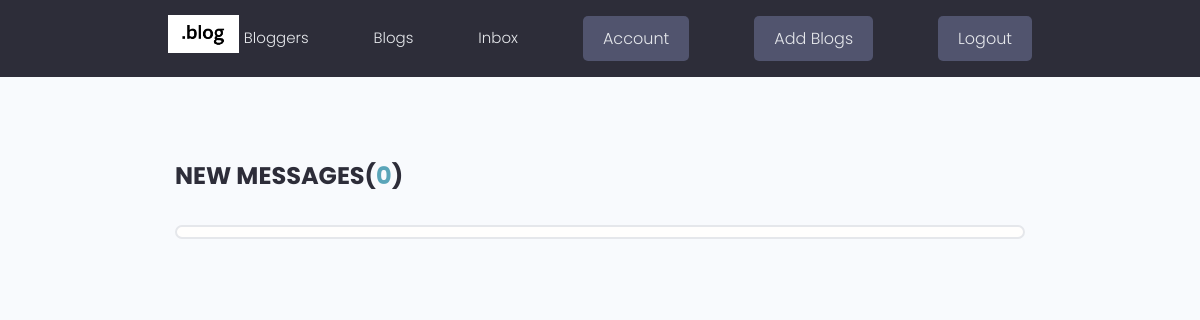
Page /inbox/ (signed in) on the earlier database version.
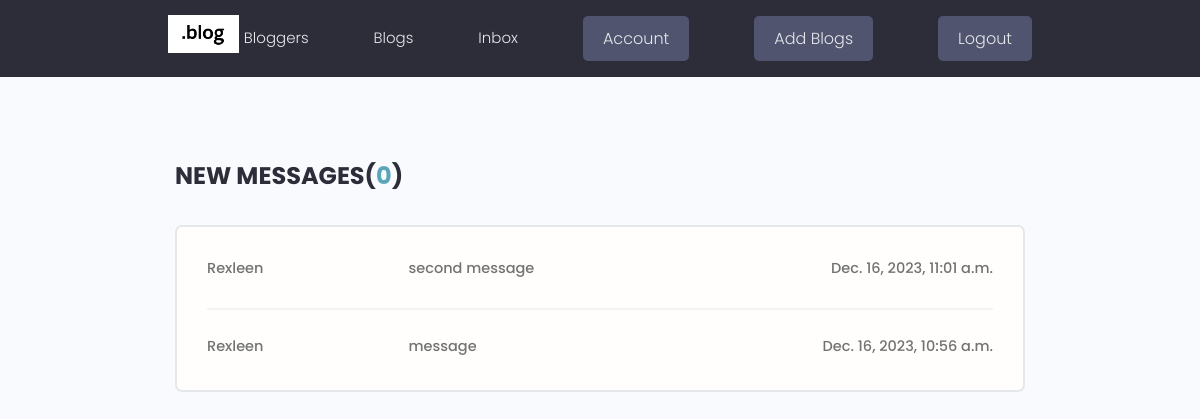
Same page on the later database version.
### users/models.py (models this page shows, shortened)
class Message(models.Model):
    sender = models.ForeignKey(
        Profile, on_delete=models.SET_NULL, null=True, blank=True)
    recipient = models.ForeignKey(
        Profile, on_delete=models.SET_NULL, null=True, blank=True, related_name="messages")
    name = models.CharField(max_length=200, null=True, blank=True)
    email = models.EmailField(max_length=200, null=True, blank=True)
    subject = models.CharField(max_length=200, null=True, blank=True)
    body = models.TextField()
    is_read = models.BooleanField(default=False, null=True)
    created = models.DateTimeField(auto_now_add=True)
    id = models.UUIDField(default=uuid.uuid4, unique=True,
                          primary_key=True, editable=False)
    class Meta:
        ordering = ['is_read', '-created']

### users/views.py (the view)
# urls.py: path('inbox/', views.inbox, name="inbox"),
@login_required(login_url='login')
def inbox(request):
    profile = request.user.profile
    messageRequests = profile.messages.all()
    unreadCount = messageRequests.filter(is_read=False).count()
    context = {'messageRequests': messageRequests, 'unreadCount': unreadCount}
    return render(request, 'users/inbox.html', context)

### users/templates/users/inbox.html
{% extends 'core/base.html' %}
{% block content %}
<main class="inbox my-xl">
  <div class="content-box">
    <h3 class="inbox__title">New Messages(<span>{{unreadCount}}</span>)</h3>
    <ul class="messages">
      {% for message in messageRequests %}
      {% if message.is_read == False %}
          <li class="message message--unread">
        {% else %}
          <li class="message">
        {% endif %}
        <a href="{% url 'message' message.id%}">
          <span class="message__author">{{message.name}}</span>
          <span class="message__subject">{{message.subject}}</span>
          <span class="message__date">{{message.created}}</span>
        </a>
      </li>
      {% endfor %}
    </ul>
  </div>
</main>
{% endblock content %}

Differences in the rows shown:
added Message: name "Rexleen", subject "second message", created "Dec. 16, 2023, 11:01 a.m."
added Message: name "Rexleen", subject "message", created "Dec. 16, 2023, 10:56 a.m."
